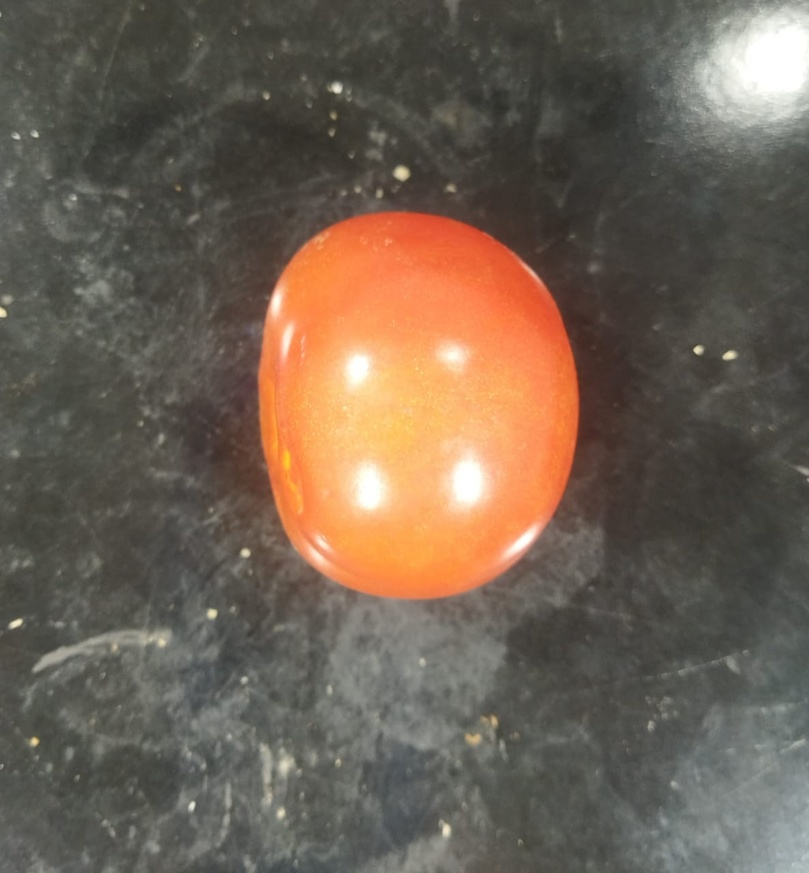
#> input picture GOOD/IMG-20240611-WA0008.jpg, 809 x 873 px, shrunk from 1186 x 1280 before the run; its folder holds only this picture in this run
$ python tienxuly.py
#> lines starting #> are read from the running program, lines starting #| are printed output that depends on the picture; after the words box and inside, x2 and y2 are one past the last pixel; in counts of white or black regions, pixels touching at a corner belong together
import cv2
import numpy as np
import os
import matplotlib.pyplot as plt
from glob import glob


def detect_and_crop_tomato(image_path, output_folder=None, show_result=True):
    """
    Phát hiện và cắt cận quả cà chua từ ảnh sử dụng phương pháp phát hiện hình cầu

    Parameters:
        image_path (str): Đường dẫn đến ảnh cần xử lý
        output_folder (str): Thư mục lưu ảnh đã cắt, None nếu không lưu
        show_result (bool): Hiển thị kết quả xử lý

    Returns:
        numpy.ndarray: Ảnh cà chua đã cắt. Trả về None nếu không tìm thấy cà chua
    """
    # Đọc ảnh gốc
    original_image = cv2.imread(image_path)
    if original_image is None:
        print(f"Không thể đọc ảnh từ {image_path}")
        return None

    # Tạo bản sao để hiển thị
    display_image = original_image.copy()

    # Chuyển đổi sang ảnh thang độ xám
    gray = cv2.cvtColor(original_image, cv2.COLOR_BGR2GRAY)

    # Làm mờ ảnh để giảm nhiễu
    blurred = cv2.GaussianBlur(gray, (9, 9), 2)

    # Phát hiện biên cạnh sử dụng Canny edge detector
    edges = cv2.Canny(blurred, 50, 150)

    # Thực hiện phép co giãn để kết nối các điểm biên
    kernel = np.ones((5, 5), np.uint8)
    dilated_edges = cv2.dilate(edges, kernel, iterations=1)

    # Tìm các đường viền (contours) từ hình ảnh biên
    contours, _ = cv2.findContours(dilated_edges, cv2.RETR_EXTERNAL, cv2.CHAIN_APPROX_SIMPLE)

    # Nếu không tìm thấy contour nào
    if not contours:
        print(f"Không tìm thấy cà chua trong ảnh {image_path}")
        return None

    # Lọc các contour theo độ tròn và tỉ lệ cạnh
    filtered_contours = []
    for contour in contours:
        # Bỏ qua các contour quá nhỏ
        if cv2.contourArea(contour) < 1000:
            continue

        # Tính độ tròn: 4*π*Diện tích/Chu vi^2
        area = cv2.contourArea(contour)
        perimeter = cv2.arcLength(contour, True)
        if perimeter == 0:
            continue
        circularity = 4 * np.pi * (area / (perimeter * perimeter))

        # Kiểm tra tỉ lệ cạnh (elliptical check)
        x, y, w, h = cv2.boundingRect(contour)
        aspect_ratio = float(w) / h if h > 0 else 0

        # Hình cầu trong ảnh 2D có thể là hình tròn hoặc hình elip
        # Giảm ngưỡng độ tròn xuống 0.4 và chấp nhận elip có tỉ lệ cạnh từ 0.5 đến 2.0
        if (circularity > 0.4) and (0.5 <= aspect_ratio <= 2.0):
            filtered_contours.append((contour, circularity, aspect_ratio))

    if not filtered_contours:
        print(f"Không tìm thấy đối tượng hình cầu nào trong ảnh {image_path}")
        return None

    # Sắp xếp contours theo độ tròn và kích thước để ưu tiên những hình gần tròn nhất
    # Dùng điểm số = diện tích * độ tròn để ưu tiên contour lớn và tròn
    sorted_contours = sorted(filtered_contours, key=lambda x: cv2.contourArea(x[0]) * x[1], reverse=True)
    best_contour = sorted_contours[0][0]

    # Fit ellipse để xử lý cả hình cầu nhìn từ góc nghiêng
    if len(best_contour) >= 5:  # Cần ít nhất 5 điểm để fit ellipse
        ellipse = cv2.fitEllipse(best_contour)
        cv2.ellipse(display_image, ellipse, (0, 255, 0), 2)

        # Lấy thông số ellipse
        center, axes, angle = ellipse
        major_axis = max(axes)
        minor_axis = min(axes)

        # Tạo vùng cắt vuông quanh ellipse (tạo padding = 20% trục lớn)
        padding = int(major_axis * 0.2)
        x1 = max(0, int(center[0] - major_axis - padding))
        y1 = max(0, int(center[1] - major_axis - padding))
        x2 = min(original_image.shape[1], int(center[0] + major_axis + padding))
        y2 = min(original_image.shape[0], int(center[1] + major_axis + padding))
    else:
        # Fallback to bounding rect
        x, y, w, h = cv2.boundingRect(best_contour)
        padding = int(max(w, h) * 0.2)
        x1 = max(0, x - padding)
        y1 = max(0, y - padding)
        x2 = min(original_image.shape[1], x + w + padding)
        y2 = min(original_image.shape[0], y + h + padding)

        # Vẽ hình chữ nhật
        cv2.rectangle(display_image, (x1, y1), (x2, y2), (0, 255, 0), 2)

    # Cắt ảnh
    cropped_image = original_image[y1:y2, x1:x2]

    # Kiểm tra nếu ảnh cắt không bị rỗng
    if cropped_image.size == 0:
        print(f"Không thể cắt ảnh từ {image_path}")
        return None

    if show_result:
        # Hiển thị quá trình và kết quả
        plt.figure(figsize=(15, 10))

        plt.subplot(2, 2, 1)
        plt.imshow(cv2.cvtColor(original_image, cv2.COLOR_BGR2RGB))
        plt.title('Ảnh gốc')
        plt.axis('off')

        plt.subplot(2, 2, 2)
        plt.imshow(edges, cmap='gray')
        plt.title('Phát hiện biên')
        plt.axis('off')

        plt.subplot(2, 2, 3)
        plt.imshow(cv2.cvtColor(display_image, cv2.COLOR_BGR2RGB))
        plt.title('Phát hiện cà chua hình cầu')
        plt.axis('off')

        plt.subplot(2, 2, 4)
        plt.imshow(cv2.cvtColor(cropped_image, cv2.COLOR_BGR2RGB))
        plt.title('Cà chua đã cắt')
        plt.axis('off')

        plt.tight_layout()
        plt.show()

    # Lưu ảnh nếu cần
    if output_folder is not None:
        # Tạo thư mục nếu chưa tồn tại
        if not os.path.exists(output_folder):
            os.makedirs(output_folder)

        # Tạo tên file đầu ra
        filename = os.path.basename(image_path)
        output_path = os.path.join(output_folder, f"cropped_{filename}")

        # Lưu ảnh đã cắt
        cv2.imwrite(output_path, cropped_image)
        print(f"Đã lưu ảnh đã cắt tại {output_path}")

    return cropped_image


def process_directory(input_dir, output_dir, patterns=["*.jpg", "*.jpeg", "*.png"]):
    """
    Xử lý tất cả ảnh trong thư mục đầu vào và lưu kết quả vào thư mục đầu ra
    """
    # Tạo thư mục đầu ra nếu chưa tồn tại
    if not os.path.exists(output_dir):
        os.makedirs(output_dir)

    # Tìm tất cả file ảnh phù hợp với pattern
    image_files = []
    for pattern in patterns:
        image_files.extend(glob(os.path.join(input_dir, pattern)))

    if not image_files:
        print(f"Không tìm thấy ảnh trong thư mục {input_dir}")
        return

    print(f"Tìm thấy {len(image_files)} ảnh để xử lý")

    # Xử lý từng ảnh
    success_count = 0
    for image_path in image_files:
        print(f"Đang xử lý {image_path}...")
        cropped = detect_and_crop_tomato(image_path, output_dir, show_result=False)
#> call 2 of detect_and_crop_tomato, with image_path = 'GOOD/IMG-20240611-WA0008.jpg', output_folder = 'cropped_tomatoes/Ripe', show_result = False
#> in detect_and_crop_tomato, original_image is the input picture: shape (873, 809, 3); mean B, G, R 82.8, 96.5, 110.8
#> in detect_and_crop_tomato (call 2), `gray = cv2.cvtColor(original_image, cv2.COLOR_BGR2GRAY)`:
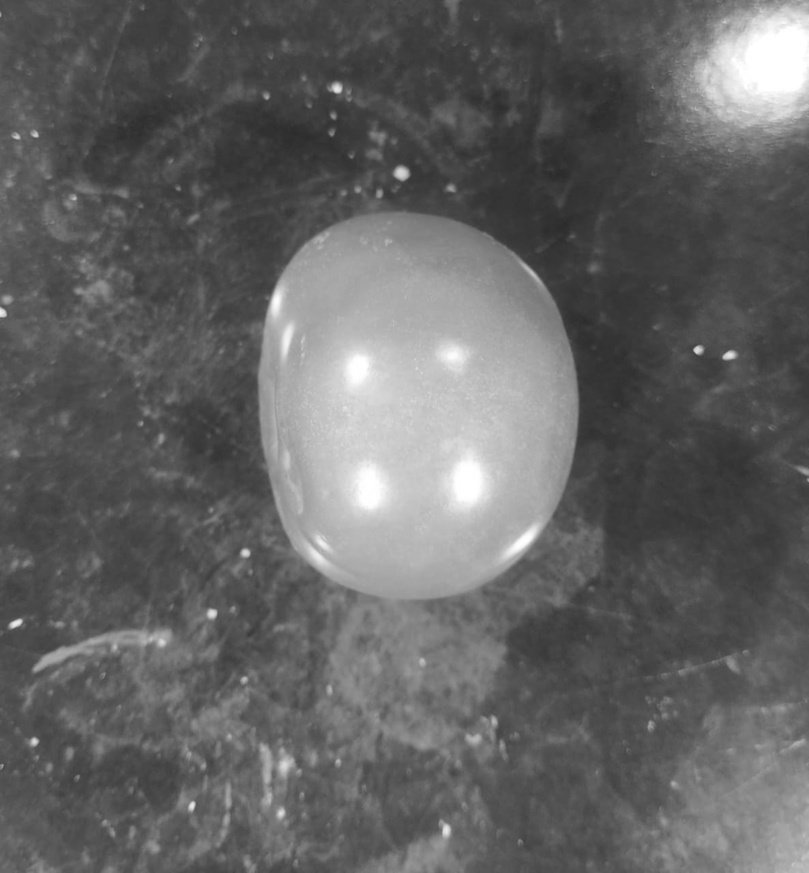
#> gray: shape (873, 809); min 42, max 255, mean 99.2
#> in detect_and_crop_tomato (call 2), `edges = cv2.Canny(blurred, 50, 150)`:
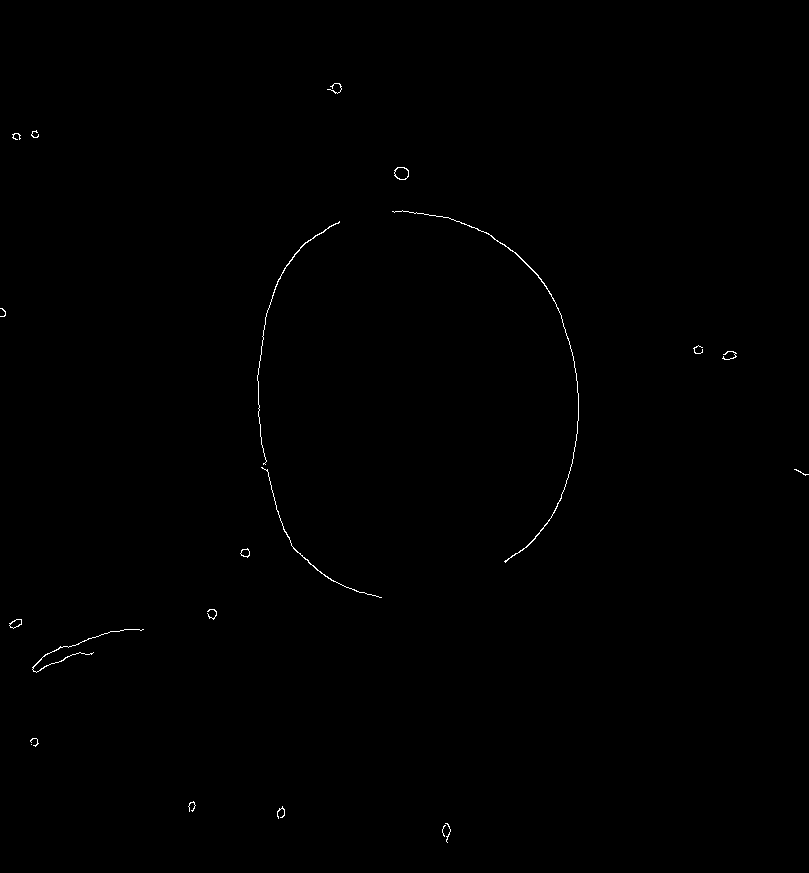
#> edges: shape (873, 809); 0.25% white in thin lines or dots, all inside (x1, y1, x2, y2) = (0, 83, 809, 843)
#> in detect_and_crop_tomato (call 2), `dilated_edges = cv2.dilate(edges, kernel, iterations=1)`:
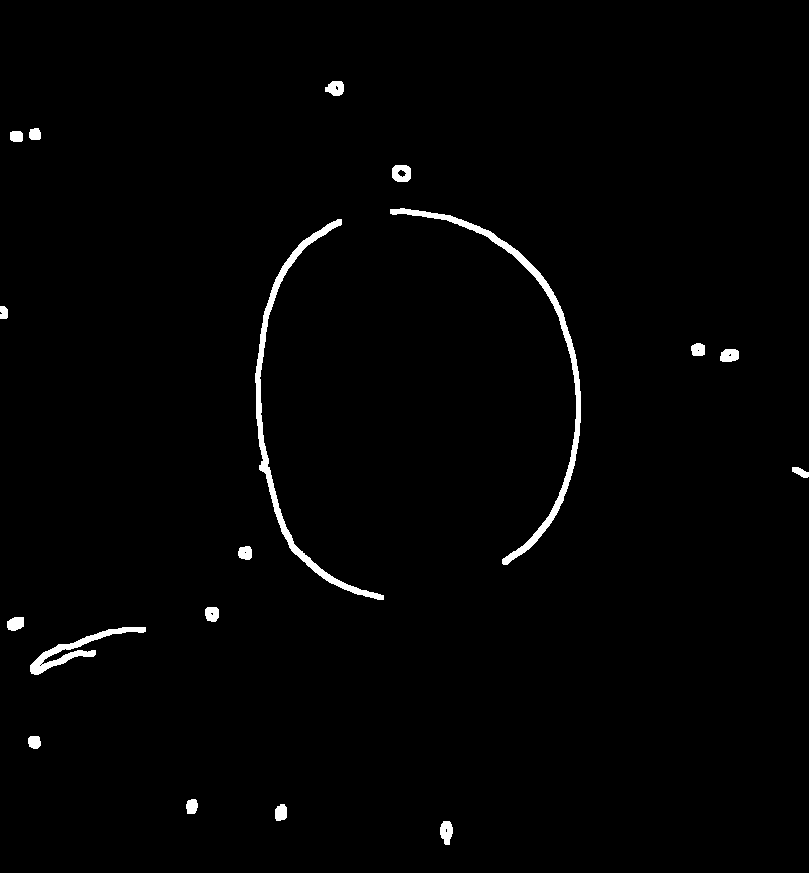
#> dilated_edges: shape (873, 809); 1.4% white; 18 white regions
#> in detect_and_crop_tomato (call 2), `contours, _ = cv2.findContours(dilated_edges, cv2.RETR_EXTERNAL, cv2.C..`: contours = 18 contours; largest, box (x1, y1, x2, y2) and area: (390, 208, 581, 565) 2574, (255, 219, 384, 600) 2479, (30, 627, 146, 675) 1018, (392, 165, 411, 182) 264, (440, 821, 453, 845) 206
#> the loop in detect_and_crop_tomato (call 2), `for contour in contours:` made 18 passes
#> (area, perimeter, circularity, x, y, w, h, aspect_ratio) on passes 5, 13, 14: (1018, 402, 0.0791, 30, 627, 116, 48, 2.42), (2479, 1009.2, 0.0306, 255, 219, 129, 381, 0.339), (2574, 1038.1, 0.03, 390, 208, 191, 357, 0.535)
#> after the loop in detect_and_crop_tomato (call 2), `for contour in contours:`: filtered_contours = []
        if cropped is not None:
            success_count += 1

    print(f"Xử lý hoàn tất: {success_count}/{len(image_files)} ảnh đã được xử lý thành công")


# Phần chạy demo khi chạy trực tiếp file này
if __name__ == "__main__":
    # Xử lý một ảnh cụ thể
    image_path = "tomatoes-data/Ripe/r (428).jpg"  # Thay đổi đường dẫn này
    detect_and_crop_tomato(image_path, output_folder="cropped_tomatoes")

    # Hoặc xử lý tất cả ảnh trong một thư mục
    process_directory("GOOD", "cropped_tomatoes/Ripe")

    # [5 lines of commented-out code are left out]
